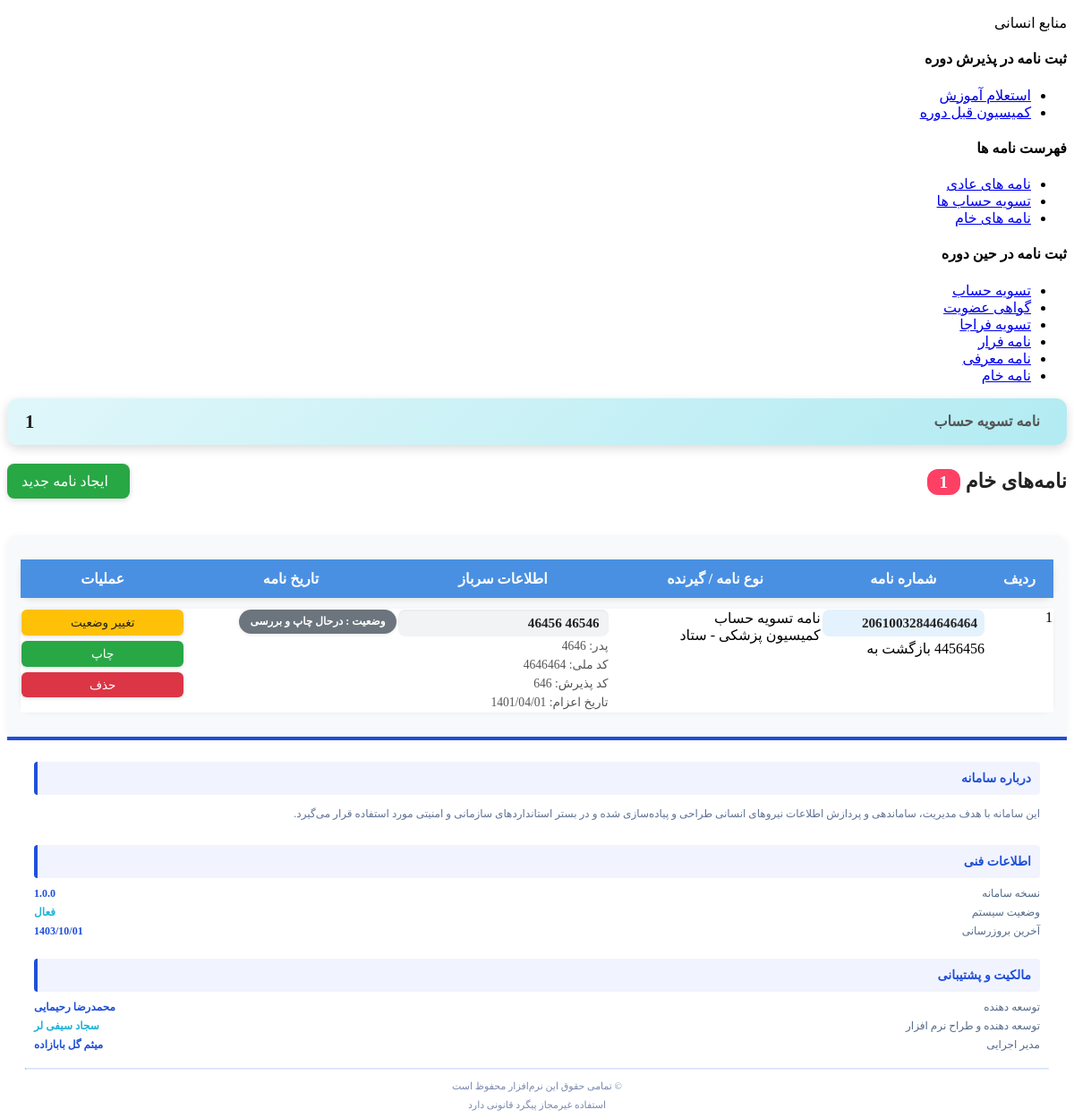
Screenshot of /letter/raw/all/ with the database file from the repository.
### ensani_letter/models.py (models this page shows, shortened)
class RawLetter(models.Model):
    soldier_name = models.CharField(null=True, blank=True, max_length=100, verbose_name="نام سرباز")
    soldier_family = models.CharField(null=True, blank=True, max_length=100, verbose_name="نام خانوادگی سرباز")
    soldier_fathers_name = models.CharField(null=True, blank=True, max_length=100, verbose_name="نام پدر سرباز")
    soldier_national_code = models.CharField(null=True, blank=True, max_length=20, verbose_name="کد ملی سرباز")
    soldier_acceptance_code = models.IntegerField(null=True, blank=True, verbose_name="کد پذیرش سرباز")
    soldier_date_of_dispatch = models.CharField(null=True, blank=True, max_length=100, verbose_name="تاریخ اعزام سرباز")
    title = models.CharField(max_length=200, verbose_name="عنوان نامه", null=True, blank=True)
    letter_type = models.CharField(
        max_length=20,
        choices=LetterType.choices,
        default=('other', 'سایر') ,
        verbose_name="نوع نامه",
    )
    number = models.CharField(max_length=100, verbose_name="شماره نامه", null=True, blank=True)
    return_to_number = models.CharField(max_length=100, verbose_name="بازگشت به شماره نامه", null=True, blank=True)
    date = jmodels.jDateTimeField(null=True, blank=True, verbose_name="تاریخ نامه")
    destination = models.CharField(max_length=200, verbose_name="گیرنده/مقصد", null=True, blank=True)
    description = models.TextField(verbose_name="متن/توضیحات", null=True, blank=True)
    status = models.CharField(max_length=100, verbose_name="وضعیت", null=True, blank=True)
    created_at = models.DateTimeField(auto_now_add=True, verbose_name="تاریخ ثبت")
    updated_at = models.DateTimeField(auto_now=True, verbose_name="آخرین بروزرسانی")
    class Meta:
        verbose_name = "نامه خام"
        verbose_name_plural = "نامه‌های خام"

### ensani_letter/views.py (the view)
# urls.py: path('letter/raw/all/', list_raw_letters, name='AllRawLetters'),
def list_raw_letters(request):
    letters = RawLetter.objects.all().order_by("-created_at")
    return render(request, "ensani_letter/raw_letter_list.html", {"letters": letters})

### core/templatetags/tags.py (called while the page is built)
@register.simple_tag(takes_context=True)
def active_link(context, full_name, className='active'):
    request = context.get('request')
    if not request or not hasattr(request, 'resolver_match'):
        return ''
    resolver = request.resolver_match
    if ':' in full_name:
        ns, name = full_name.split(':', 1)
    else:
        ns, name = None, full_name
    match_name = resolver.url_name
    match_namespace = resolver.namespace  # تک فضای نام
    match_namespaces = resolver.namespaces  # لیست فضای‌نام‌ها
    if name != match_name:
        return ''
    if ns and ns not in match_namespaces:
        return ''
    return className

### ensani_soldires_management/access.py (called while the page is built, shortened)
def get_user_battalions(user):
    if not user.is_authenticated:
        return battalion.objects.none().order_by('gcode')

def get_user_battalion_groups(user):
    if not user.is_authenticated:
        return battalion_group.objects.none().order_by('name')

def battalion_and_groups_allowed(user):
    battalions = get_user_battalions(user)
    groups = get_user_battalion_groups(user).select_related('gordan').order_by('name')
    return battalions,groups

def create_access_tree(battalions_allowed,groups_allowed):
    nodes = [{ 'title':'همه گردان ها', 'q':f'b=all' }]
    for b in battalions_allowed:
        children = [{ 'title':'همه گروهان ها', 'q':f'b={b.id}&g=all' }]
        for g in groups_allowed:
            if g.gordan.id == b.id:
                children.append({ 'title':f'گروهان {g.name}', 'q':f'g={g.id}' })
        nodes.append({ 'title':str(b),'q':f'b={b.id}','children': children })
    return nodes

### ensani_letter/templates/ensani_letter/raw_letter_list.html (shortened to what this page needs)
{% extends 'shared/_PanelMain.html' %}
{% load static %}
{% block main %}
{% include '../layout/NavCreateLetterForm.html' %}
<section class="content px-4">
    <div id="letter-stats" style="display:flex; flex-wrap:wrap; gap:15px; margin-bottom:5px;"></div>
    <div style="display:flex; justify-content: space-between; align-items: center; margin-bottom: 25px; flex-wrap:wrap; gap:10px;">
        <h3 style="font-weight:bold; color:#222; font-size:1.4em;">
            نامه‌های خام
            <span style="background:#fe4065; color:#fff; padding:4px 14px; border-radius:12px; font-size:0.85em;">
                {{ letters|length }}
            </span>
        </h3>
        <a href="{% url 'CreateRawLetter' %}"
           style="background:#28a745; color:#fff; padding:10px 16px; border-radius:8px; text-decoration:none; display:flex; align-items:center; gap:8px; box-shadow:0 2px 6px rgba(0,0,0,0.15); transition:0.3s;">
             ایجاد نامه جدید
        </a>
    </div>
    <div class="box-body table-responsive no-padding" style="background:#f8f9fa; padding:15px; border-radius:12px; box-shadow:0 2px 10px rgba(0,0,0,0.05);">
        <table class="table table-hover" style="table-layout: fixed; width: 100%; border-collapse: separate; border-spacing:0 12px;">
            <thead>
                <tr style="background:#4a90e2; color:#fff; border-radius:12px; box-shadow:0 2px 6px rgba(0,0,0,0.1); text-align:center;">
                    <th style="width:5%; padding:12px;">ردیف</th>
                    <th style="width:15%; padding:12px;">شماره نامه</th>
                    <th style="width:20%; padding:12px;">نوع نامه / گیرنده</th>
                    <th style="width:20%; padding:12px;">اطلاعات سرباز</th>
                    <th style="width:20%; padding:12px;">تاریخ نامه</th>
                    <th style="width:15%; padding:12px;">عملیات</th>
                </tr>
            </thead>
            <tbody>
                {% for letter in letters %}
                <tr dir="rtl" style="vertical-align: top; background:#fff; border-radius:12px; box-shadow:0 1px 5px rgba(0,0,0,0.05); margin-bottom:10px; display:table-row;">
                    <td>{{ forloop.counter }}</td>
                    <td>
                        <div style="padding:6px 8px; background:#e3f2fd; border-radius:8px; font-weight:700; font-size:0.95em; color:#222;">
                            {{ letter.number }}
                        </div>
                        {% if letter.return_to_number %}
                        <div style="margin-top:4px;">
                            <span class="badge bg-secondary">{{ letter.return_to_number }} بازگشت به</span>
                        </div>
                        {% endif %}
                    </td>
                    <td>
                        <span class="badge bg-info text-dark">{{ letter.get_letter_type_display }}</span>
                        <div class="mt-1"> {{ letter.destination }}</div>
                    </td>
                    <td>
                        <div style="padding:6px 10px; background:#f1f3f5; border-radius:8px; font-weight:600; font-size:0.95em; color:#222; box-shadow: inset 0 1px 2px rgba(0,0,0,0.05);">
                            {{ letter.soldier_name }} {{ letter.soldier_family }}
                        </div>
                        <div style="font-size:0.85em; color:#555; padding:2px 0;">پدر: {{ letter.soldier_fathers_name }}</div>
                        <div style="font-size:0.85em; color:#555; padding:2px 0;">کد ملی: {{ letter.soldier_national_code }}</div>
                        <div style="font-size:0.85em; color:#555; padding:2px 0;">کد پذیرش: {{ letter.soldier_acceptance_code }}</div>
                        <div style="font-size:0.85em; color:#555; padding:2px 0;">تاریخ اعزام: {{ letter.soldier_date_of_dispatch }}</div>
                    </td>
                    <td class="text-center">
                        <div class="text-center">
                        {% if letter.status %}
                            <span style="display:inline-block; padding:6px 12px; border-radius:14px; font-weight:600; font-size:0.75em; color:#fff;
                                background-color:{% if letter.status == 'تکمیل شده' %}#28a745{% elif letter.status == 'در حال بررسی' %}#ffc107{% else %}#6c757d{% endif %};
                                box-shadow: 0 1px 4px rgba(0,0,0,0.1);">
                               وضعیت : {{ letter.status }}
                            </span>
                        {% else %}
                            <span class="text-muted">وضعیت : نامشخص</span>
                        {% endif %}
                        </div>
                    </td>
                    <td>
                        <div style="display:flex; flex-direction:column; gap:6px;">
                            <a href="{% url 'UpdateStatusRawLetter' letter.id %}"
                               style="background:#ffc107; color:#222; padding:6px 10px; border-radius:6px; font-size:0.85em; text-align:center; display:block; text-decoration:none; box-shadow:0 1px 4px rgba(0,0,0,0.15);">
                               تغییر وضعیت
                            </a>
                            <a href="{% url 'PrintRawLetter' letter.id %}" target="_blank"
                               style="background:#28a745; color:#fff; padding:6px 10px; border-radius:6px; font-size:0.85em; text-align:center; display:block; text-decoration:none; box-shadow:0 1px 4px rgba(0,0,0,0.15);">
                               چاپ
                            </a>
                            <form action="{% url 'DeleteRawLetter' letter.id %}" method="post" style="display:inline;">
                                <button type="submit" style="background:#dc3545; color:#fff; padding:6px 10px; border-radius:6px; font-size:0.85em; display:block; border:none; width:100%; cursor:pointer; box-shadow:0 1px 4px rgba(0,0,0,0.15);" onclick="return confirm('آیا مطمئن هستید؟')">
                                    حذف
                                </button>
                            </form>
                        </div>
                    </td>
                </tr>
                {% empty %}
                <tr>
                    <td colspan="7" class="text-center text-muted">هیچ نامه‌ای ثبت نشده است.</td>
                </tr>
                {% endfor %}
            </tbody>
        </table>
    </div>
</section>
{% endblock %}

### rows the page displays
RawLetter: number "20610032844646464", return_to_number "4456456", letter_type "نامه تسویه حساب", destination "کمیسیون پزشکی - ستاد", soldier_name "46546", soldier_family "46456", soldier_fathers_name "4646", soldier_national_code "4646464", soldier_acceptance_code "646", soldier_date_of_dispatch "1401/04/01", status "درحال چاپ و بررسی"

### other values shown
{{ letters|length }} "1"
